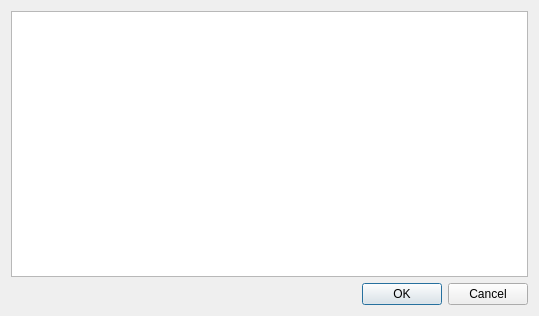
<?xml version="1.0" encoding="UTF-8"?>
<ui version="4.0">
 <class>USBDialog</class>
 <widget class="QDialog" name="USBDialog">
  <property name="geometry">
   <rect>
    <x>0</x>
    <y>0</y>
    <width>539</width>
    <height>316</height>
   </rect>
  </property>
  <property name="sizePolicy">
   <sizepolicy hsizetype="Preferred" vsizetype="Preferred">
    <horstretch>0</horstretch>
    <verstretch>0</verstretch>
   </sizepolicy>
  </property>
  <property name="minimumSize">
   <size>
    <width>539</width>
    <height>316</height>
   </size>
  </property>
  <property name="maximumSize">
   <size>
    <width>539</width>
    <height>316</height>
   </size>
  </property>
  <property name="windowTitle">
   <string>USB udev rules instructions</string>
  </property>
  <layout class="QGridLayout" name="gridLayout">
   <item row="0" column="0">
    <widget class="QTextBrowser" name="textBrowser"/>
   </item>
   <item row="1" column="0">
    <widget class="QDialogButtonBox" name="buttonBox">
     <property name="orientation">
      <enum>Qt::Horizontal</enum>
     </property>
     <property name="standardButtons">
      <set>QDialogButtonBox::Cancel|QDialogButtonBox::Ok</set>
     </property>
    </widget>
   </item>
  </layout>
 </widget>
 <resources/>
 <connections>
  <connection>
   <sender>buttonBox</sender>
   <signal>accepted()</signal>
   <receiver>USBDialog</receiver>
   <slot>accept()</slot>
   <hints>
    <hint type="sourcelabel">
     <x>248</x>
     <y>254</y>
    </hint>
    <hint type="destinationlabel">
     <x>157</x>
     <y>274</y>
    </hint>
   </hints>
  </connection>
  <connection>
   <sender>buttonBox</sender>
   <signal>rejected()</signal>
   <receiver>USBDialog</receiver>
   <slot>reject()</slot>
   <hints>
    <hint type="sourcelabel">
     <x>316</x>
     <y>260</y>
    </hint>
    <hint type="destinationlabel">
     <x>286</x>
     <y>274</y>
    </hint>
   </hints>
  </connection>
 </connections>
</ui>
